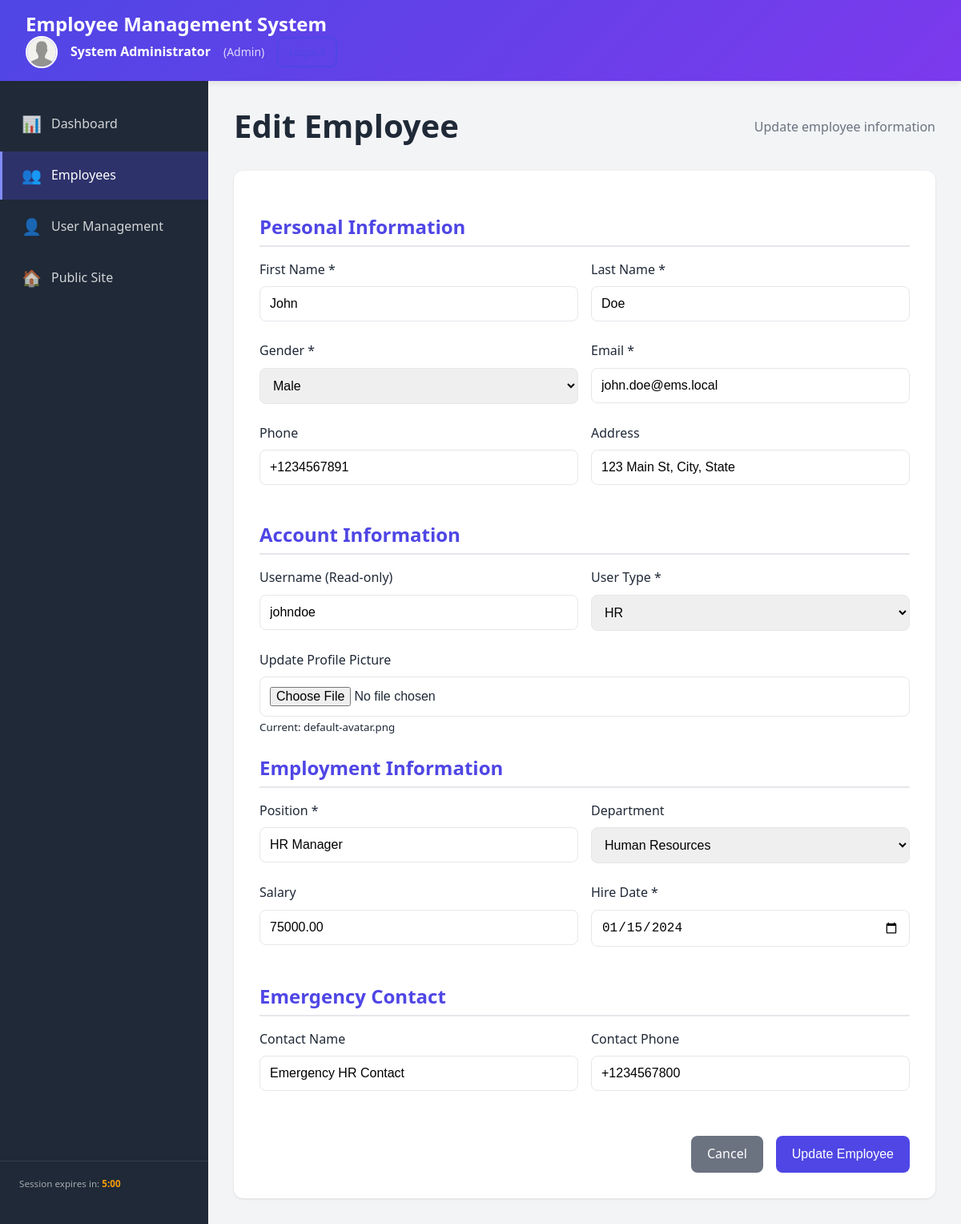
/dashboard/employees/edit.php?id=1 (signed in), run on the app's committed database.
### tables this page shows
CREATE TABLE `employees` (
  `id` int(11) NOT NULL AUTO_INCREMENT,
  `user_id` int(11) NOT NULL,
  `employee_id` varchar(20) NOT NULL,
  `department_id` int(11) DEFAULT NULL,
  `position` varchar(100) NOT NULL,
  `salary` decimal(10,2) DEFAULT NULL,
  `hire_date` date NOT NULL,
  `address` text,
  `emergency_contact` varchar(100) DEFAULT NULL,
  `emergency_phone` varchar(20) DEFAULT NULL,
  `created_at` timestamp NOT NULL DEFAULT CURRENT_TIMESTAMP,
  `updated_at` timestamp NOT NULL DEFAULT CURRENT_TIMESTAMP ON UPDATE CURRENT_TIMESTAMP,
  PRIMARY KEY (`id`),
  UNIQUE KEY `employee_id` (`employee_id`),
  UNIQUE KEY `user_id` (`user_id`),
  KEY `department_id` (`department_id`),
  CONSTRAINT `fk_employee_department` FOREIGN KEY (`department_id`) REFERENCES `departments` (`id`) ON DELETE SET NULL,
  CONSTRAINT `fk_employee_user` FOREIGN KEY (`user_id`) REFERENCES `users` (`id`) ON DELETE CASCADE
);

CREATE TABLE `users` (
  `id` int(11) NOT NULL AUTO_INCREMENT,
  `first_name` varchar(50) NOT NULL,
  `last_name` varchar(50) NOT NULL,
  `gender` enum('Male','Female','Other') NOT NULL,
  `username` varchar(50) NOT NULL,
  `email` varchar(100) NOT NULL,
  `password` varchar(255) NOT NULL,
  `phone` varchar(20) DEFAULT NULL,
  `profile_picture` varchar(255) DEFAULT 'default-avatar.png',
  `user_type` enum('Admin','HR','Manager','Employee') NOT NULL DEFAULT 'Employee',
  `user_status` enum('Active','Inactive') NOT NULL DEFAULT 'Active',
  `created_at` timestamp NOT NULL DEFAULT CURRENT_TIMESTAMP,
  `updated_at` timestamp NOT NULL DEFAULT CURRENT_TIMESTAMP ON UPDATE CURRENT_TIMESTAMP,
  PRIMARY KEY (`id`),
  UNIQUE KEY `username` (`username`),
  UNIQUE KEY `email` (`email`),
  KEY `idx_user_status` (`user_status`),
  KEY `idx_user_type` (`user_type`)
);

CREATE TABLE `departments` (
  `id` int(11) NOT NULL AUTO_INCREMENT,
  `name` varchar(100) NOT NULL,
  `description` text,
  `created_at` timestamp NOT NULL DEFAULT CURRENT_TIMESTAMP,
  PRIMARY KEY (`id`),
  UNIQUE KEY `name` (`name`)
);

### dashboard/employees/edit.php (the view, shortened to what this page needs)
<?php
require_once '../../config/db_connect.php';
require_once '../../includes/functions.php';
$employee_id = intval($_GET['id'] ?? 0);
try {
    $stmt = $pdo->prepare("
        SELECT e.*, u.first_name, u.last_name, u.gender, u.username, u.email, u.phone, u.user_type, u.profile_picture
        FROM employees e
        INNER JOIN users u ON e.user_id = u.id
        WHERE e.id = ?
    ");
    $stmt->execute([$employee_id]);
    $employee = $stmt->fetch();
} catch (PDOException $e) {
    redirect_with_message('list.php', 'Error loading employee.', 'danger');
}
try {
    $stmt = $pdo->query("SELECT * FROM departments ORDER BY name");
    $departments = $stmt->fetchAll();
} catch (PDOException $e) {
    $departments = [];
}
?><?php echo '<!DOCTYPE html>
<html lang="en">
<head>
    <meta charset="UTF-8">
    <meta name="viewport" content="width=device-width, initial-scale=1.0">
    <title>Edit Employee - ' . SITE_NAME . '</title>
    <link rel="stylesheet" href="../../assets/css/style.css">
    <link rel="stylesheet" href="../../assets/css/dashboard.css">
</head>
<body class="dashboard-page">'; ?>
    <?php include '../includes/header.php'; ?>
    <div class="dashboard-container">
        <?php include '../includes/sidebar.php'; ?>
        <main class="dashboard-content">
            <div class="page-header">
                <h1>Edit Employee</h1>
                <p>Update employee information</p>
            </div>
            <div class="form-container">
                <form method="POST" action="" enctype="multipart/form-data" class="employee-form">
                    <h3>Personal Information</h3>
                    <div class="form-row">
                        <div class="form-group">
                            <label for="first_name">First Name *</label>
                            <input type="text" id="first_name" name="first_name" class="form-control"
                                   value="<?php echo htmlspecialchars($_POST['first_name'] ?? ''); ?>" required>
                        </div>
                        <div class="form-group">
                            <label for="last_name">Last Name *</label>
                            <input type="text" id="last_name" name="last_name" class="form-control"
                                   value="<?php echo htmlspecialchars($_POST['last_name'] ?? ''); ?>" required>
                        </div>
                    </div>
                    <div class="form-row">
                        <div class="form-group">
                            <label for="gender">Gender *</label>
                            <select id="gender" name="gender" class="form-control" required>
                                <option value="Male" <?php echo ($_POST['gender'] ?? '') === 'Male' ? 'selected' : ''; ?>>Male</option>
                            </select>
                        </div>
                        <div class="form-group">
                            <label for="email">Email *</label>
                            <input type="email" id="email" name="email" class="form-control"
                                   value="<?php echo htmlspecialchars($_POST['email'] ?? ''); ?>" required>
                        </div>
                    </div>
                    <div class="form-row">
                        <div class="form-group">
                            <label for="phone">Phone</label>
                            <input type="tel" id="phone" name="phone" class="form-control"
                                   value="<?php echo htmlspecialchars($_POST['phone'] ?? ''); ?>">
                        </div>
                        <div class="form-group">
                            <label for="address">Address</label>
                            <input type="text" id="address" name="address" class="form-control"
                                   value="<?php echo htmlspecialchars($_POST['address'] ?? ''); ?>">
                        </div>
                    </div>
                    <h3>Account Information</h3>
                    <div class="form-row">
                        <div class="form-group">
                            <label for="username">Username (Read-only)</label>
                            <input type="text" id="username" class="form-control" value="<?php echo htmlspecialchars($employee['username']); ?>" readonly>
                        </div>
                        <div class="form-group">
                            <label for="user_type">User Type *</label>
                            <select id="user_type" name="user_type" class="form-control" required>
                                <option value="HR" <?php echo ($_POST['user_type'] ?? '') === 'HR' ? 'selected' : ''; ?>>HR</option>
                            </select>
                        </div>
                    </div>
                    <div class="form-group">
                        <label for="profile_picture">Update Profile Picture</label>
                        <input type="file" id="profile_picture" name="profile_picture" class="form-control" accept="image/*">
                        <small>Current: <?php echo htmlspecialchars($employee['profile_picture']); ?></small>
                    </div>
                    <h3>Employment Information</h3>
                    <div class="form-row">
                        <div class="form-group">
                            <label for="position">Position *</label>
                            <input type="text" id="position" name="position" class="form-control"
                                   value="<?php echo htmlspecialchars($_POST['position'] ?? ''); ?>" required>
                        </div>
                        <div class="form-group">
                            <label for="department_id">Department</label>
                            <select id="department_id" name="department_id" class="form-control">
                                <?php foreach ($departments as $dept): ?>
                                    <option value="<?php echo $dept['id']; ?>"
                                            <?php echo ($employee['department_id'] ?? 0) == $dept['id'] ? 'selected' : ''; ?>>
                                        <?php echo htmlspecialchars($dept['name']); ?>
                                    </option>
                                <?php endforeach; ?>
                            </select>
                        </div>
                    </div>
                    <div class="form-row">
                        <div class="form-group">
                            <label for="salary">Salary</label>
                            <input type="number" id="salary" name="salary" class="form-control" step="0.01"
                                   value="<?php echo htmlspecialchars($_POST['salary'] ?? ''); ?>">
                        </div>
                        <div class="form-group">
                            <label for="hire_date">Hire Date *</label>
                            <input type="date" id="hire_date" name="hire_date" class="form-control"
                                   value="<?php echo htmlspecialchars($_POST['hire_date'] ?? ''); ?>" required>
                        </div>
                    </div>
                    <h3>Emergency Contact</h3>
                    <div class="form-row">
                        <div class="form-group">
                            <label for="emergency_contact">Contact Name</label>
                            <input type="text" id="emergency_contact" name="emergency_contact" class="form-control"
                                   value="<?php echo htmlspecialchars($_POST['emergency_contact'] ?? ''); ?>">
                        </div>
                        <div class="form-group">
                            <label for="emergency_phone">Contact Phone</label>
                            <input type="tel" id="emergency_phone" name="emergency_phone" class="form-control"
                                   value="<?php echo htmlspecialchars($_POST['emergency_phone'] ?? ''); ?>">
                        </div>
                    </div>
                    <div class="form-actions">
                        <a href="list.php" class="btn btn-secondary">Cancel</a>
                        <button type="submit" class="btn btn-primary">Update Employee</button>
                    </div>
                </form>
            </div>
        </main>
    </div>
</body>
</html>

### assets/css/style.css (style rules this page uses)
:root { --primary-color: #4F46E5; --primary-dark: #4338CA; --primary-light: #818CF8; --secondary-color: #10B981; --secondary-dark: #059669; --danger-color: #EF4444; --warning-color: #F59E0B; --info-color: #3B82F6; --success-color: #10B981; --text-primary: #1F2937; --text-secondary: #6B7280; --text-light: #9CA3AF; --bg-primary: #FFFFFF; --bg-secondary: #F9FAFB; --bg-dark: #111827; --border-color: #E5E7EB; --border-radius: 8px; --shadow-sm: 0 1px 2px 0 rgba(0, 0, 0, 0.05); --shadow-md: 0 4px 6px -1px rgba(0, 0, 0, 0.1); --shadow-lg: 0 10px 15px -3px rgba(0, 0, 0, 0.1); --transition: all 0.3s ease; }
* { margin: 0; padding: 0; box-sizing: border-box; }
body { font-family: 'Segoe UI', Tahoma, Geneva, Verdana, sans-serif; font-size: 16px; line-height: 1.6; color: var(--text-primary); background-color: var(--bg-secondary); }
a { color: var(--primary-color); text-decoration: none; transition: var(--transition); }
h1, h2, h3, h4, h5, h6 { margin-bottom: 1rem; font-weight: 600; line-height: 1.2; }
h1 { font-size: 2.5rem; }
h3 { font-size: 1.5rem; }
.btn { display: inline-block; padding: 0.625rem 1.25rem; font-size: 1rem; font-weight: 500; text-align: center; border: none; border-radius: var(--border-radius); cursor: pointer; transition: var(--transition); text-decoration: none; }
.btn-primary { background-color: var(--primary-color); color: white; }
.btn-secondary { background-color: var(--text-secondary); color: white; }
.form-group { margin-bottom: 1.5rem; }
.form-group label { display: block; margin-bottom: 0.5rem; font-weight: 500; color: var(--text-primary); }
.form-control { width: 100%; padding: 0.75rem; font-size: 1rem; border: 1px solid var(--border-color); border-radius: var(--border-radius); transition: var(--transition); }
.form-row { display: grid; grid-template-columns: repeat(auto-fit, minmax(250px, 1fr)); gap: 1rem; }
.form-actions { display: flex; gap: 1rem; justify-content: flex-end; margin-top: 2rem; }

### assets/css/dashboard.css (style rules this page uses)
.dashboard-page { background-color: #F3F4F6; }
.dashboard-container { display: grid; grid-template-columns: 260px 1fr; min-height: 100vh; }
.dashboard-content { padding: 2rem; overflow-y: auto; }
.page-header { margin-bottom: 2rem; display: flex; justify-content: space-between; align-items: center; }
.page-header h1 { margin: 0; color: #1F2937; }
.page-header p { color: #6B7280; margin: 0.25rem 0 0 0; }
.form-container { background-color: white; padding: 2rem; border-radius: 12px; box-shadow: 0 1px 3px rgba(0, 0, 0, 0.1); }
.employee-form h3 { color: #4F46E5; border-bottom: 2px solid #E5E7EB; padding-bottom: 0.5rem; margin: 1.5rem 0 1rem; }

### data on the page
employees: user.username "johndoe", user.profile_picture "default-avatar.png", department_id "Human Resources"

### other printed values
SITE_NAME "Employee Management System"
$_SESSION['first_name'] . ' ' . $_SESSION['last_name'] "System Administrator"
$_SESSION['user_type'] "Admin"
